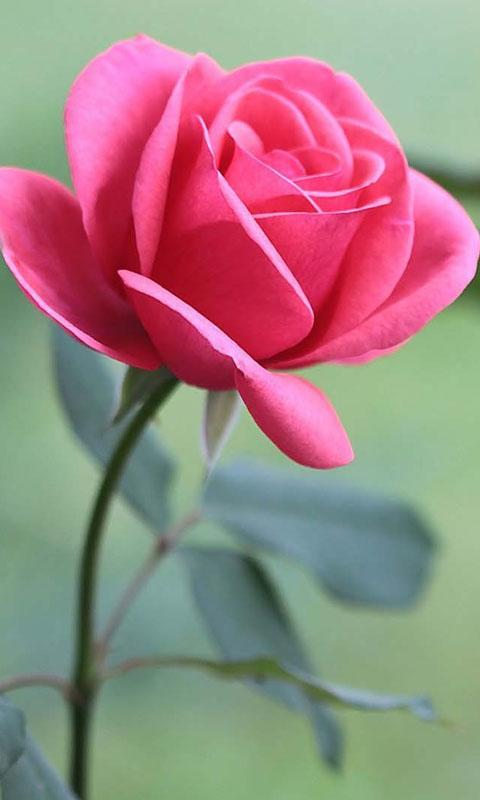
#> input picture RoboSpark-Sidra_Shaikh/24-07-2020_IP_Task_Avinash Vijayvargiya/rose_flower.jpg, 480 x 800 px, found by its file name
$ python task2.py
#> lines starting #> are read from the running program, lines starting #| are printed output that depends on the picture; after the words box and inside, x2 and y2 are one past the last pixel; in counts of white or black regions, pixels touching at a corner belong together
import cv2
import numpy as np

# ----------------------------------------------------------------------------------------------------------------------
img = cv2.imread(r"E:\RoboSpark Task\Day 2\Task Image\rose_flower.jpg")
#> img is the input picture: shape (800, 480, 3); mean B, G, R 130.5, 131.1, 159
# print(img.shape)
img = cv2.resize(img,(300,600))
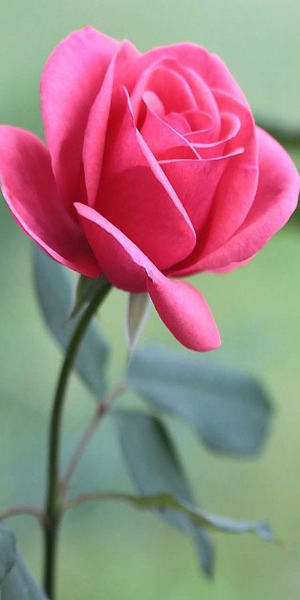
#> img: shape (600, 300, 3); mean B, G, R 130.5, 131, 158.9
def fun(x):
    pass

# masking image --------------------------------------------------------------------------------------------------------
final_low = np.array([25,18,14], np.uint8)
final_high = np.array([196,93,255], np.uint8)
mask = cv2.inRange(img,final_low,final_high)
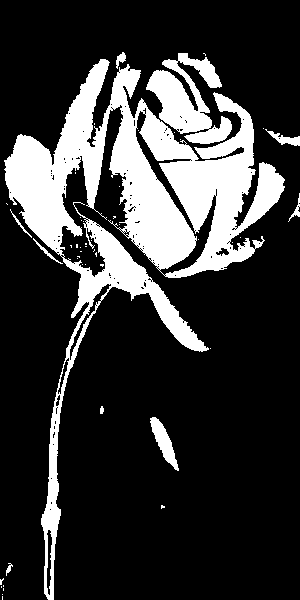
#> mask: shape (600, 300); 21.5% white; 49 white regions (39 under 20 px), largest, box (x1, y1, x2, y2) and area: (4, 59, 285, 600) 33562, (146, 53, 232, 144) 3766, (150, 417, 179, 471) 599

# blurring -------------------------------------------------------------------------------------------------------------
kernel = np.array(([4,5,6],[5,8,9],[6,3,1]),np.uint8)

# filter2D
blurred = cv2.filter2D(mask,-1,kernel)
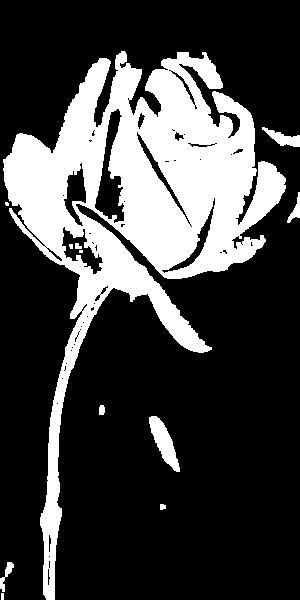
#> blurred: shape (600, 300); 25.9% white; 12 white regions (3 under 20 px), largest, box (x1, y1, x2, y2) and area: (3, 51, 286, 600) 44958, (149, 416, 180, 472) 770, (262, 127, 300, 147) 342

# averaging
averaging = cv2.blur(mask,(5,5))
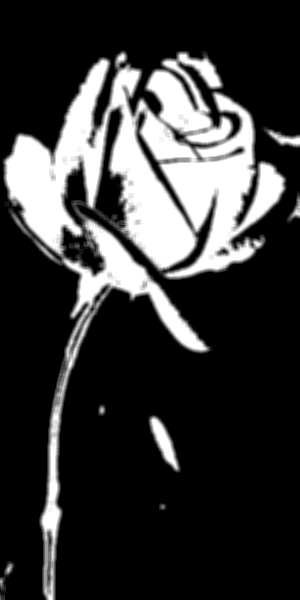
#> averaging: shape (600, 300); min 0, max 255, mean 54.7

# gaussian
gaussian = cv2.GaussianBlur(mask,(5,5),0)
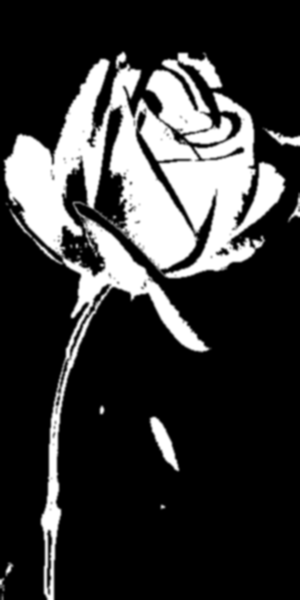
#> gaussian: shape (600, 300); min 0, max 255, mean 54.7

# median
median = cv2.medianBlur(mask,5)
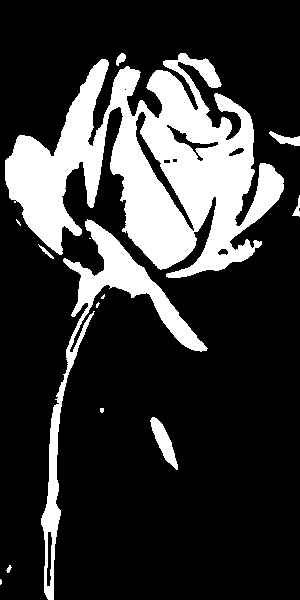
#> median: shape (600, 300); 21.5% white; 14 white regions (6 under 20 px), largest, box (x1, y1, x2, y2) and area: (5, 53, 284, 278) 30620, (41, 219, 208, 600) 6930, (150, 417, 178, 470) 586

# bilateralFilter
bilateral = cv2.bilateralFilter(mask,9,80,80)

# flowerpot and name ---------------------------------------------------------------------------------------------------
font = cv2.FONT_HERSHEY_DUPLEX
final_img = cv2.putText(img,'ROSE',(0,150),font,1,(0,0,0),2)

final_img = cv2.line(img, (10, 500), (50, 600), (42, 42, 165), 10)
final_img = cv2.line(img, (200, 500), (160, 600), (42, 42, 165), 10)
final_img = cv2.line(img, (50, 600), (160, 600), (42, 42, 165), 10)
final_img = cv2.ellipse(img,(105,500),(95,10),0,0,360,(42, 42, 165), -1)
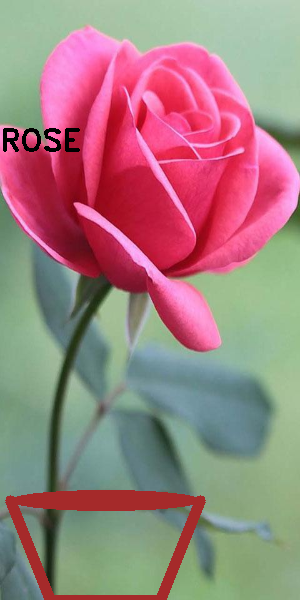
#> final_img: shape (600, 300, 3); mean B, G, R 127.6, 127.6, 159.8

# getting image --------------------------------------------------------------------------------------------------------
var = [mask, blurred, averaging, gaussian, median, bilateral, final_img]
names = ['masked', 'filter2D', 'averaging', 'gaussian', 'median', 'bilateralFilter', 'final_img']

for i in range(len(var)):
    cv2.imshow(names[i],var[i])
#> this loop made 7 passes

# saving ---------------------------------------------------------------------------------------------------------------
for i in range(len(var)):
    cv2.imwrite(f'E:/RoboSpark Task/24-7-2020_IP_Task_Ashwin_Uikey/{names[i]}.jpg',var[i])

# ----------------------------------------------------------------------------------------------------------------------
cv2.waitKey(0)
cv2.destroyAllWindows()
